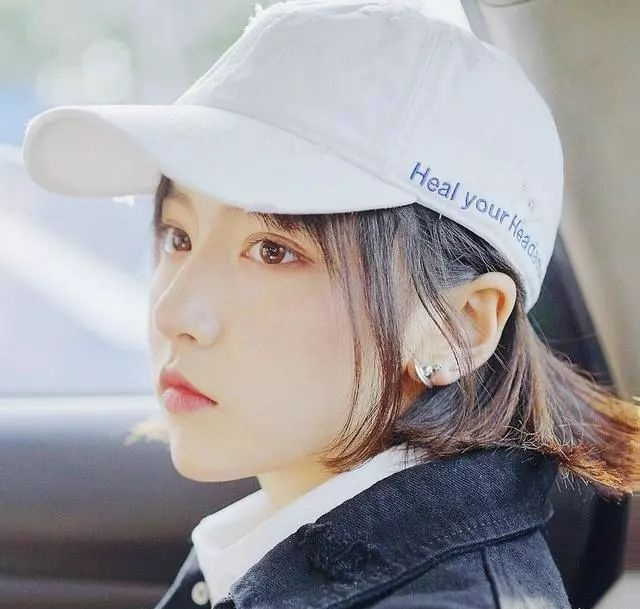
#> input picture program/GraduationProject/img/img1.jpg, 640 x 609 px, found by its file name
$ python study4.py
#> lines starting #> are read from the running program, lines starting #| are printed output that depends on the picture; after the words box and inside, x2 and y2 are one past the last pixel; in counts of white or black regions, pixels touching at a corner belong together
#> further down, src is the input picture: shape (609, 640, 3); mean B, G, R 160.3, 158, 161.3
#| (609, 640, 3)
import cv2 as cv
import numpy as np

# ROI与泛洪填充

def fill_color_demo(image):
    copyImg = image.copy()
    height,width = image.shape[:2]
#> height = 609; width = 640
    mask = np.zeros([height+2, width+2], np.uint8)#必须+2
    cv.floodFill(copyImg,mask,(30,30),(0,255,255),(100,100,100),(50,50,50),cv.FLOODFILL_FIXED_RANGE)
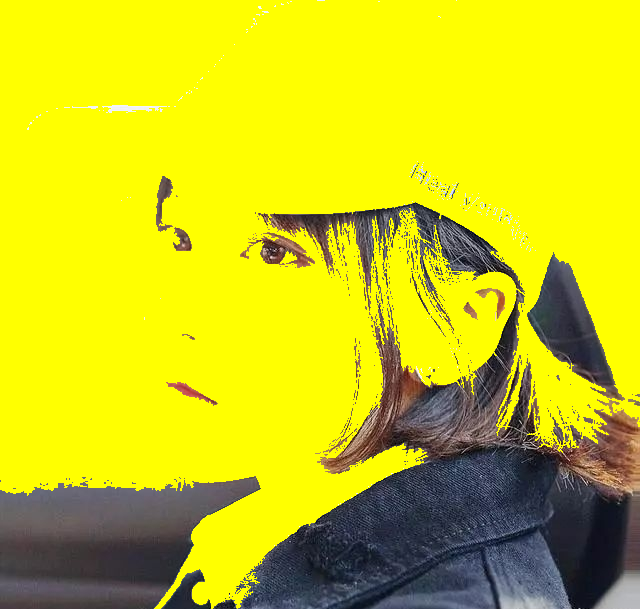
#> copyImg: shape (609, 640, 3); mean B, G, R 23, 202, 203.4
    cv.imshow("fill_color_demo",copyImg)


def fill_binary_demo():
    image = np.zeros([400,400,3],np.uint8)
    image[100:300,100:300,:] = 255
    cv.imshow("fill_binary",image)
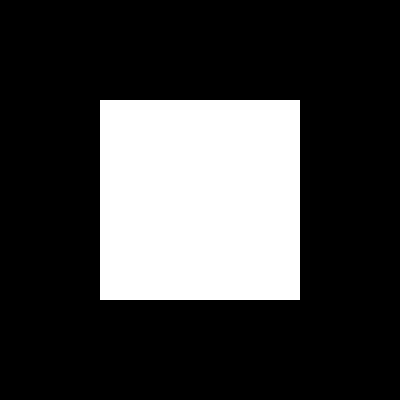
#> window 'fill_binary': shape (400, 400, 3); 25% white; 1 white region, box (x1, y1, x2, y2) and area: (100, 100, 300, 300) 40000
    mask = np.ones([402,402,1],np.uint8)# 单通道
    mask[101:301,101:301] = 0# 待填充区域赋值为0
    cv.floodFill(image,mask,(200,200),(0,0,255),cv.FLOODFILL_MASK_ONLY)
    cv.imshow("fill_binary_demo",image)
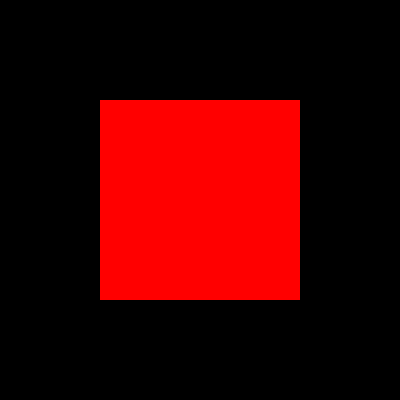
#> window 'fill_binary_demo': shape (400, 400, 3); mean B, G, R 0, 0, 63.8

print("-----------------------------")
src = cv.imread('img/img1.jpg')#bule,green,red
cv.namedWindow("input image",cv.WINDOW_AUTOSIZE)
cv.imshow("input image",src)
print(src.shape)
fill_color_demo(src)
fill_binary_demo()
# [5 lines of commented-out code are left out]
cv.waitKey(0)

cv.destroyAllWindows()

$ run again, with program/GraduationProject/img/img3.jpg copied over program/GraduationProject/img/img1.jpg
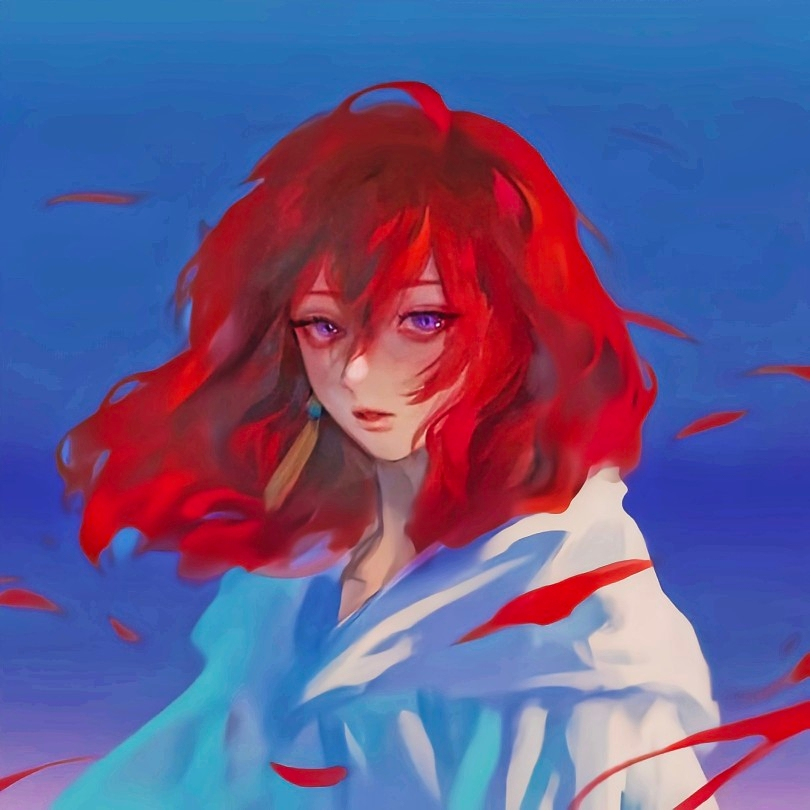
#> input picture program/GraduationProject/img/img3.jpg, 810 x 810 px, found by its file name
#> src is the input picture: shape (810, 810, 3); mean B, G, R 139.8, 89.1, 101.5
#| (810, 810, 3)
#> in fill_color_demo, `cv.floodFill(copyImg,mask,(30,30),(0,255,255),(100,100,100),(50,50,50)..`:
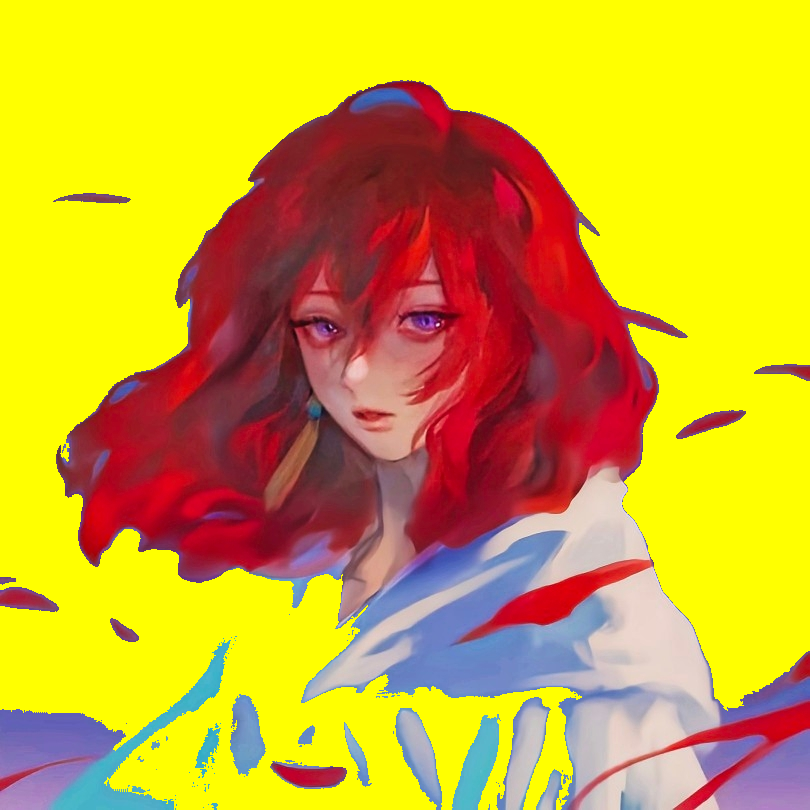
#> copyImg: shape (810, 810, 3); mean B, G, R 46.5, 170, 207.6

$ run again, with program/GraduationProject/img/picture3.jpg copied over program/GraduationProject/img/img1.jpg
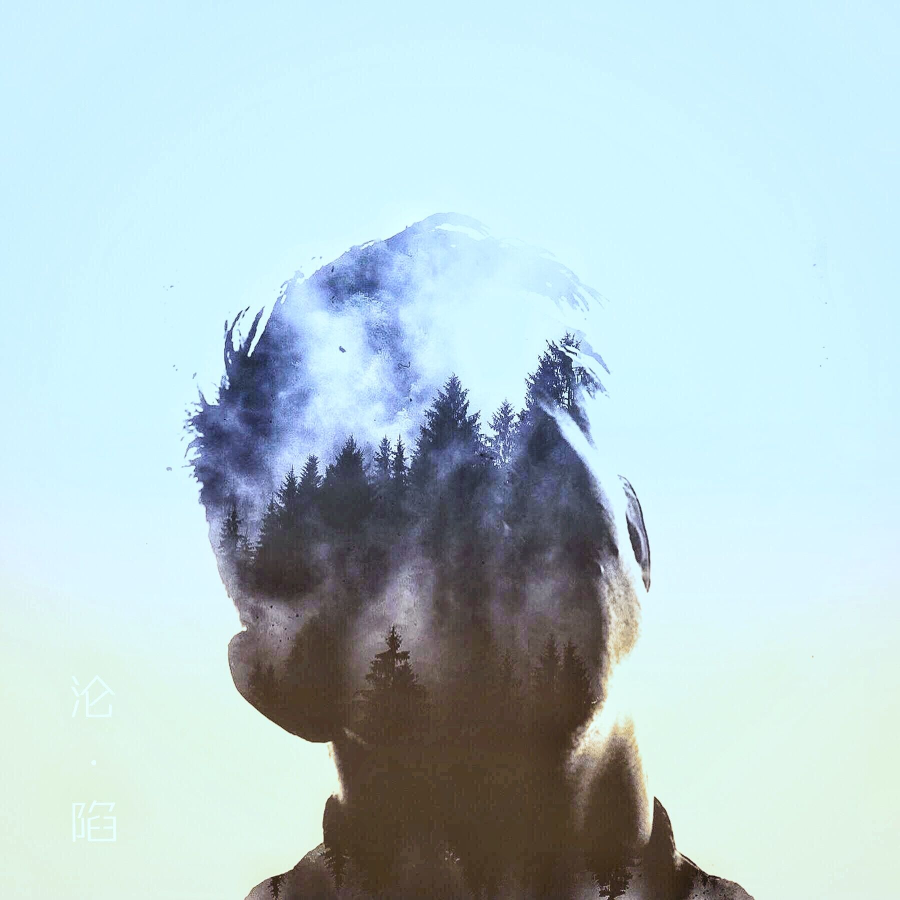
#> input picture program/GraduationProject/img/picture3.jpg, 1800 x 1800 px, found by its file name (shown at 1/2 size)
#> src is the input picture: shape (1800, 1800, 3); mean B, G, R 210.4, 205.2, 183
#| (1800, 1800, 3)
#> in fill_color_demo, `cv.floodFill(copyImg,mask,(30,30),(0,255,255),(100,100,100),(50,50,50)..`:
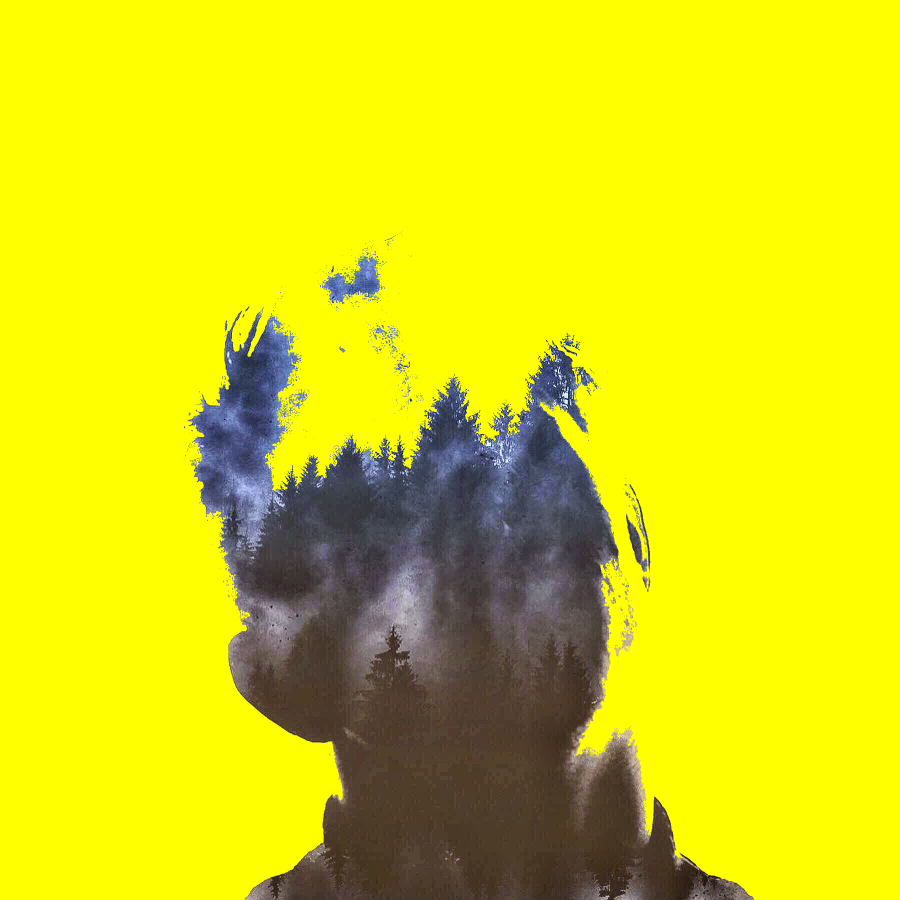
#> copyImg: shape (1800, 1800, 3) (shown at 1/2 size); mean B, G, R 18.2, 214.6, 216.3
